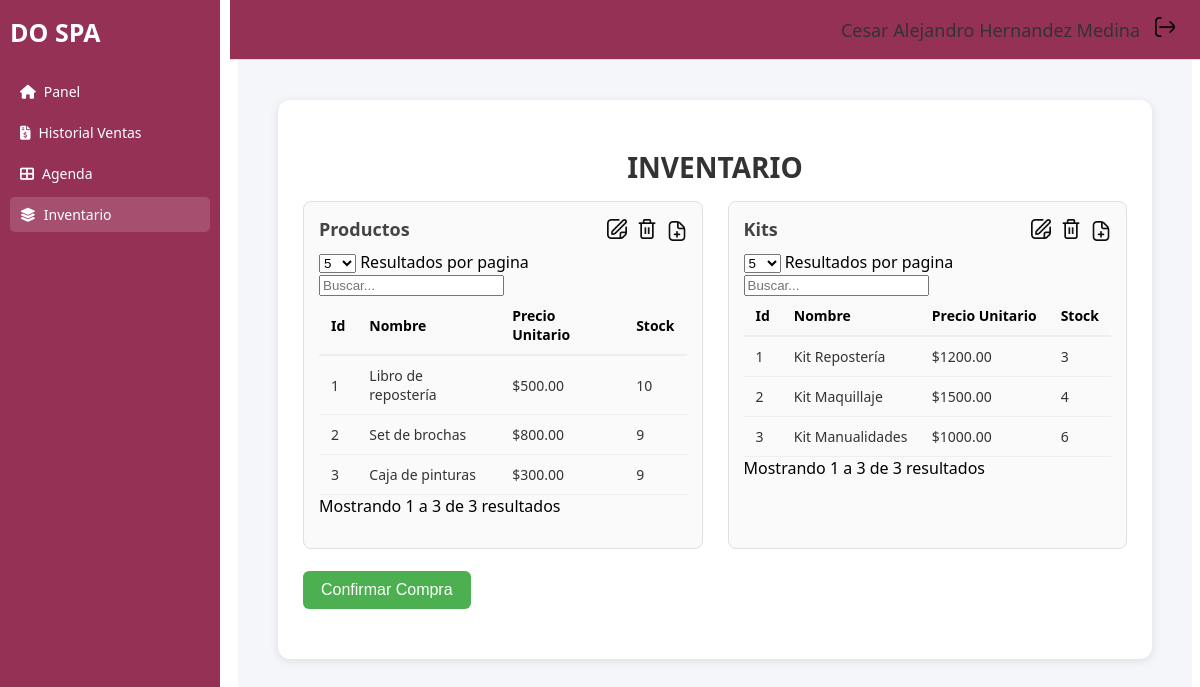
The app's page /inventario.php (signed in) with its own data.
### tables this page shows
CREATE TABLE `productos` (
  `id_producto` int(11) NOT NULL,
  `nombre` varchar(255) DEFAULT NULL,
  `precio_unitario` decimal(10,2) DEFAULT NULL,
  `Stock` int(11) NOT NULL
);

CREATE TABLE `kits_productos` (
  `id_kit` int(11) NOT NULL,
  `nombre` varchar(255) DEFAULT NULL,
  `precio_unitario` decimal(10,2) DEFAULT NULL,
  `Stock` int(11) NOT NULL
);

### inventario.php (the view, shortened to what this page needs)
<?php
include_once("conexion.php");
if(empty($_SESSION['Id_Usuario'])){header("location: index.html");}else{
  $Nombre = $_SESSION['nombre'];
  $Amat = $_SESSION['amat'];
  $Apat = $_SESSION['apat'];
?>
<!DOCTYPE html>
<html lang="es">
<head>
  <link rel="stylesheet" href="css/sidebar.css">
  <link rel="stylesheet" href="css/header.css">
  <link rel="stylesheet" href="css/inventario.css">
  <link rel="stylesheet" href="https://cdnjs.cloudflare.com/ajax/libs/font-awesome/6.4.0/css/all.min.css">
  <link rel="stylesheet" href="https://cdn.jsdelivr.net/npm/simple-datatables@latest/dist/style.css">
</head>
<body>
  <div class="dashboard">
    <aside class="sidebar">
      <div class="logo">DO SPA</div>
      <ul id="menu">
        <li><a href="main.php"><i class="fas fa-home"></i> Panel</a></li>
        <li><a href="ventas.php"><i class="fas fa-file-invoice-dollar"></i> Historial Ventas</a></li>
        <li><a href="agenda.php"><i class="fas fa-th-large"></i> Agenda</a></li>
        <li class="active"><a href="inventario.php"><i class="fas fa-layer-group"></i>Inventario</a></li>
      </ul>
    </aside>
    <main class="main">
        <header class="topbar">
            <div class="user-info">
            <span><?php echo $Nombre." ".$Apat." ".$Amat ?></span>
            <a href="muerte.php"><img src="img/logout.png" width="20px"></a>
            </div>
        </header>
        <div class="inventario">
            <h2 class="titulo-inventario" align="center">INVENTARIO</h2>
            <div class="tablas-inventario">
                <section class="productos">
                <div class="section-header">
                    <h3>Productos</h3>
                    <div class="section-actions">
                        <img src="img/editar.png" alt="Editar" class="icon btn-editar" width="20" data-tipo="producto">
                        <img src="img/eliminar.png" alt="Eliminar" class="icon btn-eliminar" width="20" data-tipo="producto">
                        <a href="agregarProducto.php"><img src="img/agregar.png" alt="Agregar" class="icon btn-agregar" width="20"></a>
                    </div>
                </div>
                <table id="TablaProductos" class="display">
                    <thead>
                    <tr>
                        <th>Id</th>
                        <th>Nombre</th>
                        <th>Precio Unitario</th>
                        <th>Stock</th>
                    </tr>
                    </thead>
                    <tbody>
                    <?php
                        $sql = "SELECT * FROM productos";
                        $r = mysqli_query($conexion, $sql);
                        while($mostrar = mysqli_fetch_array($r)) {
                    ?>
                    <tr>
                        <td><?php echo $mostrar['id_producto'] ?></td>
                        <td><?php echo $mostrar['nombre'] ?></td>
                        <td><?php echo "$".$mostrar['precio_unitario'] ?></td>
                        <td><?php echo $mostrar['Stock'] ?></td>
                    </tr>
                    <?php } ?>
                    </tbody>
                </table>
                </section>
                <section class="kits">
                <div class="section-header">
                    <h3>Kits</h3>
                    <div class="section-actions">
                        <img src="img/editar.png" alt="Editar" class="icon btn-editar" width="20" data-tipo="kit">
                        <img src="img/eliminar.png" alt="Eliminar" class="icon btn-eliminar" width="20" data-tipo="kit">
                        <a href="agregarKits.php"><img src="img/agregar.png" alt="Agregar" class="icon btn-agregar" width="20"></a>
                    </div>
                </div>
                <table id="TablaKits" class="display">
                    <thead>
                    <tr>
                        <th>Id</th>
                        <th>Nombre</th>
                        <th>Precio Unitario</th>
                        <th>Stock</th>
                    </tr>
                    </thead>
                    <tbody>
                    <?php
                        $sql = "SELECT * FROM kits_productos";
                        $r = mysqli_query($conexion, $sql);
                        while($mostrar = mysqli_fetch_array($r)) {
                    ?>
                    <tr>
                        <td><?php echo $mostrar['id_kit'] ?></td>
                        <td><?php echo $mostrar['nombre'] ?></td>
                        <td><?php echo "$".$mostrar['precio_unitario'] ?></td>
                        <td><?php echo $mostrar['Stock'] ?></td>
                    </tr>
                    <?php } ?>
                    </tbody>
                </table>
                </section>
            </div>
            <br>
            <button class="btn-confirmar" disabled>Confirmar Compra</button>
        </div>
    </main>
  </div>
</body>
</html>
<?php
}
?>

### css/sidebar.css (style rules this page uses)
.sidebar { position: fixed; top: 0; left: 0; width: 220px; height: 100vh; background: #943154; color: #fff; padding: 15px 10px; box-sizing: border-box; font-family: 'Segoe UI', sans-serif; }
.sidebar .logo { font-size: 25px; font-weight: bold; margin-bottom: 25px; text-align: left; color: #fff; }
.sidebar ul { list-style: none; margin: 0; padding: 0; }
.sidebar li { margin: 6px 0; }
.sidebar a { display: flex; align-items: center; gap: 8px; padding: 8px 10px; color: #fff; text-decoration: none; font-size: 14px; border-radius: 5px; transition: background 0.3s; }
.sidebar a:hover, .sidebar .active a { background: rgba(255, 255, 255, 0.15); }

### css/header.css (style rules this page uses)
.topbar { position: fixed; top: 0; left: 230px; right: 0; height: 60px; background: #943154; display: flex; align-items: center; justify-content: flex-end; padding: 0 25px; border-bottom: 1px solid #e0e0e0; box-sizing: border-box; z-index: 1000; }
.user-info { display: flex; align-items: center; gap: 15px; font-size: 18px; color: #333; }
.user-info span { font-weight: 500; color: #333; }

### css/inventario.css (style rules this page uses)
.main { margin-left: 230px; margin-top: 60px; padding: 20px; background: #f5f6fa; min-height: calc(100vh - 60px); box-sizing: border-box; font-family: 'Segoe UI', sans-serif; }
a { text-decoration: none; color: #000; }
.inventario { background: #fff; padding: 25px; border-radius: 12px; box-shadow: 0 2px 10px rgba(0,0,0,0.1); margin: 20px; flex: 1; display: flex; flex-direction: column; }
.inventario .titulo-inventario { font-size: 28px; font-weight: 700; margin-bottom: 15px; color: #333; }
.btn-confirmar { align-self: flex-start; margin-bottom: 25px; padding: 10px 18px; background: #4CAF50; border: none; border-radius: 6px; color: white; font-size: 16px; cursor: pointer; transition: 0.2s ease; }
.tablas-inventario { display: grid; grid-template-columns: 1fr 1fr; gap: 25px; }
.tablas-inventario section { background: #fafafa; border: 1px solid #e0e0e0; border-radius: 8px; padding: 15px; }
.tablas-inventario h3 { margin-bottom: 10px; font-size: 18px; color: #444; }
#TablaProductos, #personasTabla, #TablaKits { width: 100%; border-collapse: collapse; font-family: 'Segoe UI', sans-serif; font-size: 14px; }
.tablas-inventario .section-header { display: flex; align-items: center; justify-content: space-between; gap: 12px; margin-bottom: 10px; }
.tablas-inventario .section-header h3 { margin: 0; font-size: 18px; color: #444; }
.section-actions { display: flex; align-items: center; gap: 10px; }
.section-actions .icon { width: 20px; height: 20px; cursor: pointer; vertical-align: middle; opacity: 0.95; transition: transform .12s ease, opacity .12s ease; }

### records on screen
productos: id_producto "1", nombre "Libro de repostería", precio_unitario "500.00", Stock "10"
productos: id_producto "2", nombre "Set de brochas", precio_unitario "800.00", Stock "9"
productos: id_producto "3", nombre "Caja de pinturas", precio_unitario "300.00", Stock "9"
kits_productos: id_kit "1", nombre "Kit Repostería", precio_unitario "1200.00", Stock "3"
kits_productos: id_kit "2", nombre "Kit Maquillaje", precio_unitario "1500.00", Stock "4"
kits_productos: id_kit "3", nombre "Kit Manualidades", precio_unitario "1000.00", Stock "6"

### other values on screen
$Nombre "Cesar Alejandro"
$Apat "Hernandez"
$Amat "Medina"
